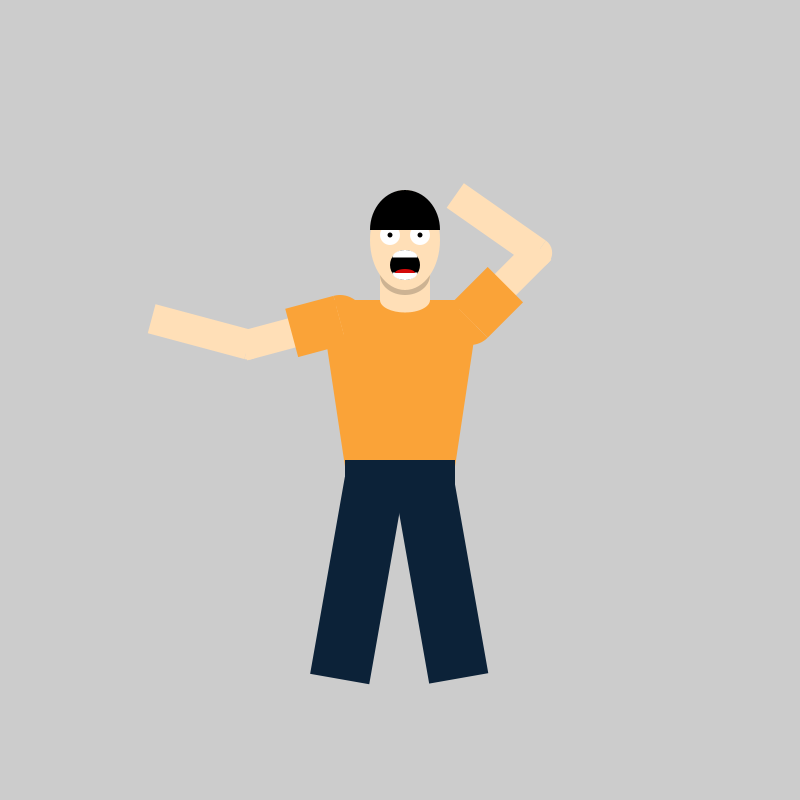
Frame 1 (no input)
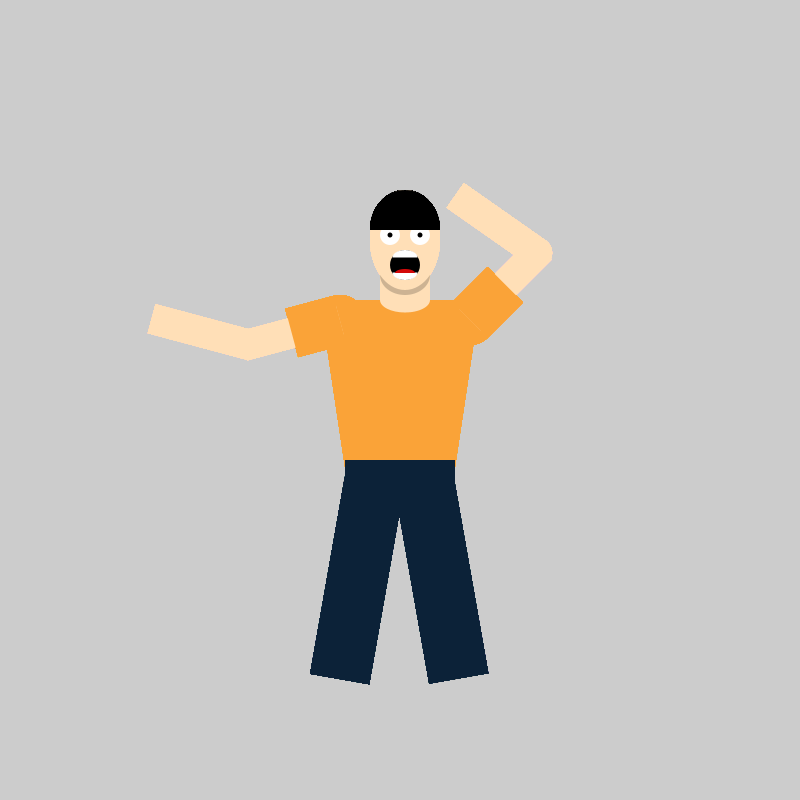
Frame 60 (the mouse pressed at the canvas centre just before this capture)
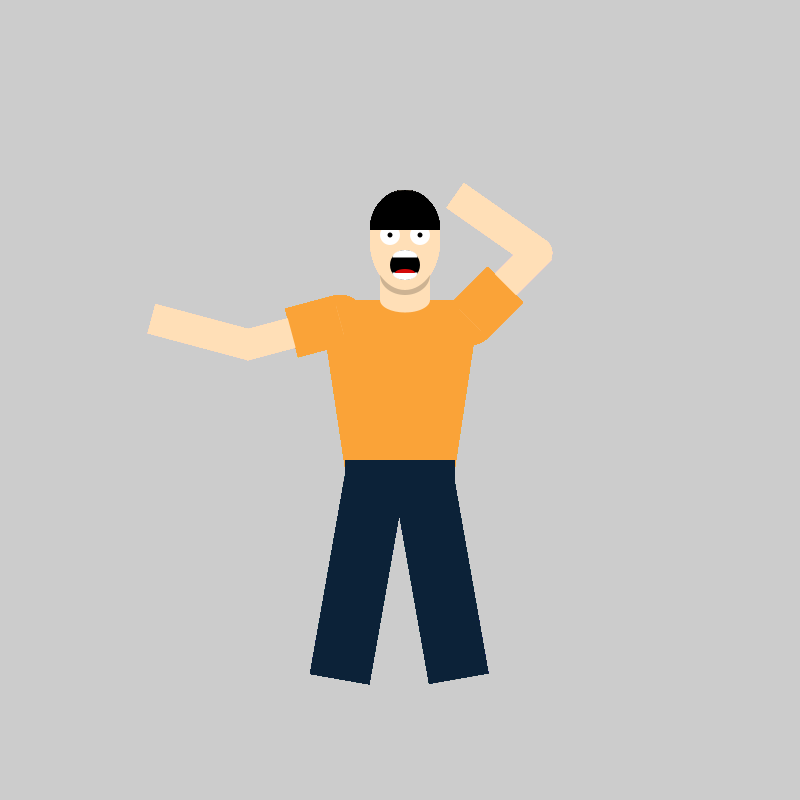
Frame 120 (the mouse held since frame 60 and released just before this capture)

The Processing sketch that drew these frames (run headless with seeded random() and noise(); from frame 60 on, the mouse is pressed at the canvas centre):

// Processing sketch: Person_Modelling
// ── Person_Modelling.pde

float LlegR;
float RlegR;
float LarmR;
float RarmR;
float LfarmR;
float RfarmR;
float tx;
float opac;

boolean scene1Done, scene2Start;
boolean waveF;
boolean scratch;
boolean pupilLeft;

void setup() {
  size(800, 800);
  LlegR = radians(10);
  RlegR = radians(-10);
  LarmR = radians(75);
  RarmR = radians(-135);
  LfarmR = radians(30);
  RfarmR = radians(-100);
  tx = 0;

  waveF = false;
  pupilLeft = false;
  scene1Done = false;
  scene2Start = false;
  opac = 0;
  
}

void drawPerson() {
  noStroke();

  pushMatrix();
  translate(400, 400);

  //Left leg
  pushMatrix();
  translate(-60, 72.5);
  translate(-22.5, 30);
  rotate(LlegR);
  translate(22.5, -30);
  fill(12, 34, 56);
  rect(0, 0, 60, 200);
  popMatrix();

  //Right leg
  pushMatrix();
  translate(0, 90);
  translate(-22, 30);
  rotate(RlegR);
  translate(22, -30);
  fill(12, 34, 56);
  rect(0, 0, 60, 200);
  popMatrix();


  //torso
  fill(#FAA338);
  quad(-80, -100, 80, -100, 50, 100, -50, 100);

  //waist -- top of jeans
  fill(12, 34, 56);
  rect(-55, 60, 110, 40);

  //Left Whole Arm
  fill(#FAA338);
  pushMatrix();
  translate(-75, -80);
  translate(15, 0);
  rotate(LarmR);
  translate(-15, 0);
  fill(255, 223, 183);

  rect(0, 0, 30, 100);
  fill(#FAA338);
  rect(-10, 0, 50, 50);
  arc(15, 0, 50, 50, -1*PI, 0);

  //Left Forearm
  pushMatrix();
  translate(0, 95);
  translate(15, 0);
  rotate(LfarmR);
  translate(-15, 0);
  fill(255, 223, 183);
  arc(15, 0, 30, 30, -1*PI, 0);
  rect(0, 0, 30, 100);
  popMatrix();

  popMatrix();


  //Right Whole Arm
  pushMatrix();
  translate(55, -80);
  translate(15, 0);
  rotate(RarmR);
  translate(-15, 0);
  fill(255, 223, 183);

  rect(0, 0, 30, 100);
  fill(#FAA338);
  rect(-10, 0, 50, 50);
  arc(15, 0, 50, 50, -1*PI, 0);

  //Right Forearm
  pushMatrix();
  translate(0, 95);
  translate(15, 0);
  rotate(RfarmR);
  translate(-15, 0);
  fill(255, 223, 183);
  arc(15, 0, 30, 30, -1*PI, 0);
  rect(0, 0, 30, 100);
  popMatrix();

  popMatrix();


  //neck
  pushMatrix();
  translate(-20, -140);
  rect(0, 0, 50, 40);
  arc(25, 40, 50, 25, 0, PI);
  fill(0, 50);
  arc(25, 15, 50, 40, 0, PI);

  //head
  fill(255, 223, 183);

  pushMatrix();
  //stroke(0);
  //strokeWeight(.5);
  translate(25, -20);
  ellipse(0, 0, 70, 100);
  //noStroke();

  //mouth
  pushMatrix();
  translate(0, 25);
  fill(0);
  ellipse(0, 0, 30, 30);
  fill(255);
  arc(0, -7.5, 25, 15, -1*PI, 0);
  arc(0, 7.5, 25, 15, 0, PI);
  fill(211, 9, 9);
  arc(0, 8, 20, 8, -1*PI, 0);
  popMatrix();

  //eyes
  pushMatrix();
  fill(255);
  ellipse(-15, -5, 20, 20);
  ellipse(15, -5, 20, 20);

  //pupils (they move side to side)
  pushMatrix();
  fill(0);
  translate(tx, 0);
  ellipse(-15, -5, 5, 5);
  ellipse(15, -5, 5, 5);
  popMatrix();

  popMatrix();

  //hair
  pushMatrix();
  fill(0);
  arc(0, -10, 70, 80, -1*PI, 0);
  popMatrix();

  popMatrix();

  popMatrix();


  popMatrix();
}

void draw() {
  drawPerson();
}
